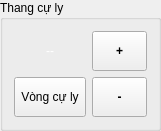
   <widget class="QCustomGroupBox" name="groupBox_2">
    <property name="geometry">
     <rect>
      <x>10</x>
      <y>10</y>
      <width>161</width>
      <height>131</height>
     </rect>
    </property>
    <property name="title">
     <string>Thang cự ly</string>
    </property>
    <layout class="QGridLayout" name="gridLayout_3">
     <item row="1" column="0">
      <widget class="QLabel" name="label_range">
       <property name="palette">
        <palette>
         <active>
          <colorrole role="WindowText">
           <brush brushstyle="SolidPattern">
            <color alpha="255">
             <red>255</red>
             <green>255</green>
             <blue>255</blue>
            </color>
           </brush>
          </colorrole>
          <colorrole role="Button">
           <brush brushstyle="SolidPattern">
            <color alpha="255">
             <red>40</red>
             <green>60</green>
             <blue>100</blue>
            </color>
           </brush>
          </colorrole>
          <colorrole role="Light">
           <brush brushstyle="SolidPattern">
            <color alpha="255">
             <red>0</red>
             <green>0</green>
             <blue>0</blue>
            </color>
           </brush>
          </colorrole>
          <colorrole role="Midlight">
           <brush brushstyle="SolidPattern">
            <color alpha="255">
             <red>0</red>
             <green>0</green>
             <blue>0</blue>
            </color>
           </brush>
          </colorrole>
          <colorrole role="Dark">
           <brush brushstyle="SolidPattern">
            <color alpha="255">
             <red>0</red>
             <green>0</green>
             <blue>0</blue>
            </color>
           </brush>
          </colorrole>
          <colorrole role="Mid">
           <brush brushstyle="SolidPattern">
            <color alpha="255">
             <red>0</red>
             <green>0</green>
             <blue>0</blue>
            </color>
           </brush>
          </colorrole>
          <colorrole role="Text">
           <brush brushstyle="SolidPattern">
            <color alpha="255">
             <red>255</red>
             <green>255</green>
             <blue>255</blue>
            </color>
           </brush>
          </colorrole>
          <colorrole role="BrightText">
           <brush brushstyle="SolidPattern">
            <color alpha="255">
             <red>255</red>
             <green>255</green>
             <blue>255</blue>
            </color>
           </brush>
          </colorrole>
          <colorrole role="ButtonText">
           <brush brushstyle="SolidPattern">
            <color alpha="255">
             <red>255</red>
             <green>255</green>
             <blue>255</blue>
            </color>
           </brush>
          </colorrole>
          <colorrole role="Base">
           <brush brushstyle="SolidPattern">
            <color alpha="255">
             <red>40</red>
             <green>60</green>
             <blue>100</blue>
            </color>
           </brush>
          </colorrole>
          <colorrole role="Window">
           <brush brushstyle="SolidPattern">
            <color alpha="255">
             <red>40</red>
             <green>60</green>
             <blue>100</blue>
            </color>
           </brush>
          </colorrole>
          <colorrole role="Shadow">
           <brush brushstyle="SolidPattern">
            <color alpha="255">
             <red>0</red>
             <green>0</green>
             <blue>0</blue>
            </color>
           </brush>
          </colorrole>
          <colorrole role="AlternateBase">
           <brush brushstyle="SolidPattern">
            <color alpha="255">
             <red>0</red>
             <green>0</green>
             <blue>0</blue>
            </color>
           </brush>
          </colorrole>
          <colorrole role="ToolTipBase">
           <brush brushstyle="SolidPattern">
            <color alpha="255">
             <red>255</red>
             <green>255</green>
             <blue>220</blue>
            </color>
           </brush>
          </colorrole>
          <colorrole role="ToolTipText">
           <brush brushstyle="SolidPattern">
            <color alpha="255">
             <red>0</red>
             <green>0</green>
             <blue>0</blue>
            </color>
           </brush>
          </colorrole>
         </active>
         <inactive>
          <colorrole role="WindowText">
           <brush brushstyle="SolidPattern">
            <color alpha="255">
             <red>255</red>
             <green>255</green>
             <blue>255</blue>
            </color>
           </brush>
          </colorrole>
          <colorrole role="Button">
           <brush brushstyle="SolidPattern">
            <color alpha="255">
             <red>40</red>
             <green>60</green>
             <blue>100</blue>
            </color>
           </brush>
          </colorrole>
          <colorrole role="Light">
           <brush brushstyle="SolidPattern">
            <color alpha="255">
             <red>0</red>
             <green>0</green>
             <blue>0</blue>
            </color>
           </brush>
          </colorrole>
          <colorrole role="Midlight">
           <brush brushstyle="SolidPattern">
            <color alpha="255">
             <red>0</red>
             <green>0</green>
             <blue>0</blue>
            </color>
           </brush>
          </colorrole>
          <colorrole role="Dark">
           <brush brushstyle="SolidPattern">
            <color alpha="255">
             <red>0</red>
             <green>0</green>
             <blue>0</blue>
            </color>
           </brush>
          </colorrole>
          <colorrole role="Mid">
           <brush brushstyle="SolidPattern">
            <color alpha="255">
             <red>0</red>
             <green>0</green>
             <blue>0</blue>
            </color>
           </brush>
          </colorrole>
          <colorrole role="Text">
           <brush brushstyle="SolidPattern">
            <color alpha="255">
             <red>255</red>
             <green>255</green>
             <blue>255</blue>
            </color>
           </brush>
          </colorrole>
          <colorrole role="BrightText">
           <brush brushstyle="SolidPattern">
            <color alpha="255">
             <red>255</red>
             <green>255</green>
             <blue>255</blue>
            </color>
           </brush>
          </colorrole>
          <colorrole role="ButtonText">
           <brush brushstyle="SolidPattern">
            <color alpha="255">
             <red>255</red>
             <green>255</green>
             <blue>255</blue>
            </color>
           </brush>
          </colorrole>
          <colorrole role="Base">
           <brush brushstyle="SolidPattern">
            <color alpha="255">
             <red>40</red>
             <green>60</green>
             <blue>100</blue>
            </color>
           </brush>
          </colorrole>
          <colorrole role="Window">
           <brush brushstyle="SolidPattern">
            <color alpha="255">
             <red>40</red>
             <green>60</green>
             <blue>100</blue>
            </color>
           </brush>
          </colorrole>
          <colorrole role="Shadow">
           <brush brushstyle="SolidPattern">
            <color alpha="255">
             <red>0</red>
             <green>0</green>
             <blue>0</blue>
            </color>
           </brush>
          </colorrole>
          <colorrole role="AlternateBase">
           <brush brushstyle="SolidPattern">
            <color alpha="255">
             <red>0</red>
             <green>0</green>
             <blue>0</blue>
            </color>
           </brush>
          </colorrole>
          <colorrole role="ToolTipBase">
           <brush brushstyle="SolidPattern">
            <color alpha="255">
             <red>255</red>
             <green>255</green>
             <blue>220</blue>
            </color>
           </brush>
          </colorrole>
          <colorrole role="ToolTipText">
           <brush brushstyle="SolidPattern">
            <color alpha="255">
             <red>0</red>
             <green>0</green>
             <blue>0</blue>
            </color>
           </brush>
          </colorrole>
         </inactive>
         <disabled>
          <colorrole role="WindowText">
           <brush brushstyle="SolidPattern">
            <color alpha="255">
             <red>0</red>
             <green>0</green>
             <blue>0</blue>
            </color>
           </brush>
          </colorrole>
          <colorrole role="Button">
           <brush brushstyle="SolidPattern">
            <color alpha="255">
             <red>40</red>
             <green>60</green>
             <blue>100</blue>
            </color>
           </brush>
          </colorrole>
          <colorrole role="Light">
           <brush brushstyle="SolidPattern">
            <color alpha="255">
             <red>0</red>
             <green>0</green>
             <blue>0</blue>
            </color>
           </brush>
          </colorrole>
          <colorrole role="Midlight">
           <brush brushstyle="SolidPattern">
            <color alpha="255">
             <red>0</red>
             <green>0</green>
             <blue>0</blue>
            </color>
           </brush>
          </colorrole>
          <colorrole role="Dark">
           <brush brushstyle="SolidPattern">
            <color alpha="255">
             <red>0</red>
             <green>0</green>
             <blue>0</blue>
            </color>
           </brush>
          </colorrole>
          <colorrole role="Mid">
           <brush brushstyle="SolidPattern">
            <color alpha="255">
             <red>0</red>
             <green>0</green>
             <blue>0</blue>
            </color>
           </brush>
          </colorrole>
          <colorrole role="Text">
           <brush brushstyle="SolidPattern">
            <color alpha="255">
             <red>0</red>
             <green>0</green>
             <blue>0</blue>
            </color>
           </brush>
          </colorrole>
          <colorrole role="BrightText">
           <brush brushstyle="SolidPattern">
            <color alpha="255">
             <red>255</red>
             <green>255</green>
             <blue>255</blue>
            </color>
           </brush>
          </colorrole>
          <colorrole role="ButtonText">
           <brush brushstyle="SolidPattern">
            <color alpha="255">
             <red>0</red>
             <green>0</green>
             <blue>0</blue>
            </color>
           </brush>
          </colorrole>
          <colorrole role="Base">
           <brush brushstyle="SolidPattern">
            <color alpha="255">
             <red>40</red>
             <green>60</green>
             <blue>100</blue>
            </color>
           </brush>
          </colorrole>
          <colorrole role="Window">
           <brush brushstyle="SolidPattern">
            <color alpha="255">
             <red>40</red>
             <green>60</green>
             <blue>100</blue>
            </color>
           </brush>
          </colorrole>
          <colorrole role="Shadow">
           <brush brushstyle="SolidPattern">
            <color alpha="255">
             <red>0</red>
             <green>0</green>
             <blue>0</blue>
            </color>
           </brush>
          </colorrole>
          <colorrole role="AlternateBase">
           <brush brushstyle="SolidPattern">
            <color alpha="255">
             <red>0</red>
             <green>0</green>
             <blue>0</blue>
            </color>
           </brush>
          </colorrole>
          <colorrole role="ToolTipBase">
           <brush brushstyle="SolidPattern">
            <color alpha="255">
             <red>255</red>
             <green>255</green>
             <blue>220</blue>
            </color>
           </brush>
          </colorrole>
          <colorrole role="ToolTipText">
           <brush brushstyle="SolidPattern">
            <color alpha="255">
             <red>0</red>
             <green>0</green>
             <blue>0</blue>
            </color>
           </brush>
          </colorrole>
         </disabled>
        </palette>
       </property>
       <property name="styleSheet">
        <string notr="true">font: 14pt &quot;MS Sans Serif&quot;;</string>
       </property>
       <property name="text">
        <string>--</string>
       </property>
       <property name="alignment">
        <set>Qt::AlignCenter</set>
       </property>
      </widget>
     </item>
     <item row="2" column="0">
      <widget class="QCustomButton" name="toolButton_grid">
       <property name="sizePolicy">
        <sizepolicy hsizetype="Preferred" vsizetype="Preferred">
         <horstretch>0</horstretch>
         <verstretch>0</verstretch>
        </sizepolicy>
       </property>
       <property name="text">
        <string>Vòng cự ly</string>
       </property>
       <property name="checkable">
        <bool>true</bool>
       </property>
      </widget>
     </item>
     <item row="2" column="1">
      <widget class="QCustomButton" name="toolButton_zoom_out">
       <property name="sizePolicy">
        <sizepolicy hsizetype="Preferred" vsizetype="Preferred">
         <horstretch>0</horstretch>
         <verstretch>0</verstretch>
        </sizepolicy>
       </property>
       <property name="font">
        <font>
         <weight>75</weight>
         <bold>true</bold>
        </font>
       </property>
       <property name="text">
        <string>-</string>
       </property>
       <property name="checkable">
        <bool>false</bool>
       </property>
      </widget>
     </item>
     <item row="1" column="1">
      <widget class="QCustomButton" name="toolButton_zoom_in">
       <property name="sizePolicy">
        <sizepolicy hsizetype="Preferred" vsizetype="Preferred">
         <horstretch>0</horstretch>
         <verstretch>0</verstretch>
        </sizepolicy>
       </property>
       <property name="font">
        <font>
         <weight>75</weight>
         <bold>true</bold>
        </font>
       </property>
       <property name="text">
        <string>+</string>
       </property>
       <property name="checkable">
        <bool>false</bool>
       </property>
      </widget>
     </item>
    </layout>
   </widget>
